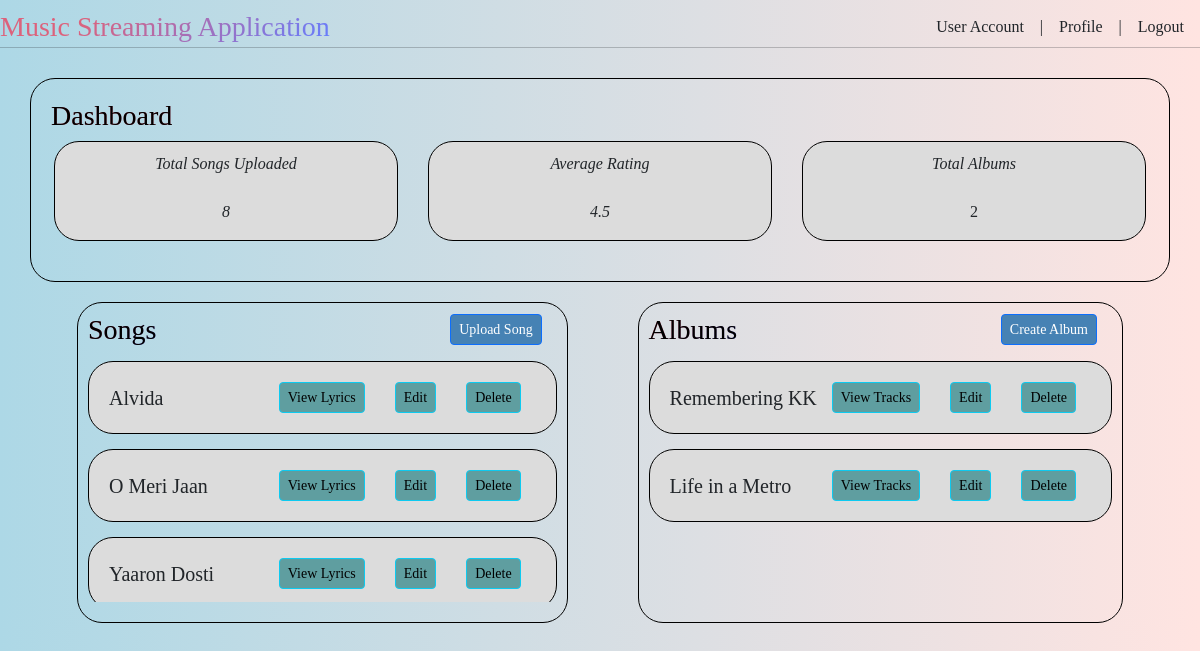
Page /user/creator/dashboard (signed in) on the committed database.
### app.py (models this page shows)
class Songs(db.Model):
    __tablename__ = 'songs'
    id = db.Column(db.Integer, primary_key=True)
    title = db.Column(db.String, nullable=False)
    singer = db.Column(db.String, nullable=False)
    date = db.Column(db.String, nullable=False)
    lyrics = db.Column(db.String, nullable=False)
    genre = db.Column(db.String, nullable=False)
    filename = db.Column(db.String, nullable=False)
    user_id = db.Column(db.Integer, db.ForeignKey('users.id'))
    __table_args__ = (UniqueConstraint('title', 'singer', name='unique_singer_title'),)

class Album(db.Model):
    __tablename__ = 'albums'
    id = db.Column(db.Integer, primary_key=True)
    name = db.Column(db.String, nullable=False, unique=True)
    user_id = db.Column(db.Integer, db.ForeignKey('users.id'), nullable=False)
    songs_in_album = db.relationship('Songs_in_Album', backref='album', lazy=True)

### app.py (the view)
    @app.route('/user/creator/dashboard', methods=['GET'])
    @login_required
    def creator_dash():
        if current_user.blacklisted==False:
            ratings = [rating.rating for rating in current_user.ratings]
            average_ratings = round(sum(ratings) / len(ratings), 2) if ratings else 0
            return render_template('creator_dash.html', average=average_ratings)
        else:
            return redirect(url_for('register_creator'))

### app.py (called while the page is built)
@login_manager.user_loader
def load_user(user_id):
    return Users.query.get(int(user_id))

### templates/creator_dash.html (shortened to what this page needs)
<!DOCTYPE html>
<html lang="en">
  <head>
    <link
      href="https://cdn.jsdelivr.net/npm/bootstrap@5.3.2/dist/css/bootstrap.min.css"
      rel="stylesheet"
    />
    <link rel="stylesheet" href="/static/styles/creator_dash.css" />
  </head>
  <body>
    <div class="header">
      <h3>Music Streaming Application</h3>
      <ul class="nav">
        <li class="nav-item">
          <a class="nav-link" href="{{ url_for('user_dash') }}">User Account</a>
        </li>
        |
        <li class="nav-item">
          <a class="nav-link" href="#">Profile</a>
        </li>
        |
        <li class="nav-item">
          <a class="nav-link" href="{{ url_for('logout') }}">Logout</a>
        </li>
      </ul>
    </div>
    <hr />
    <div class="container">
      <div class="row">
        <div class="box" style="display: unset">
          <div class="heading"><h3 style="text-align: left; -webkit-text-fill-color: black;">Dashboard</h3></div>
          <div class="row" style="padding-top: 8px">
            <div class="col">
              <em>Total Songs Uploaded</em> <br /><br />
              <em><p>{{ current_user.songs|length }}</p></em>
            </div>
            <div class="col">
              <em>Average Rating</em><br /><br />
              <em><p>{{average}}</p></em>
            </div>
            <div class="col">
              <em>Total Albums</em><br /><br />
              <p>{{ current_user.albums|length }}</p>
            </div>
          </div>
        </div>
      </div>
      <div class="row-fluid">
        <div class="col-fluid">
          <div class="box-header">
            <h3 style="text-align: left; -webkit-text-fill-color: black;">Songs</h3>
            <ul class="nav">
              <li class="nav-item">
                <a href="{{ url_for('upload_songs') }}" class="btn btn-primary btn-sm"
                style="background: steelblue">Upload Song</a>
              </li>
            </ul>
          </div>
          <div class="row">
            <div class="overflow-auto">
              {% for song in current_user.songs %}
              <div class="box"
                style="margin-top: 15px; background-color: gainsboro; flex-direction: column;">
                <div class="header">
                  <h5>{{ song.title }}</h5>
                  <ul class="nav">
                    <li class="nav-item">
                      <a href="{{ url_for('song_details', id=song.id) }}" class="btn btn-info btn-sm">View Lyrics</a>
                    </li>
                    <li class="nav-item">
                      <a href="{{ url_for('edit_song', id=song.id) }}" class="btn btn-info btn-sm">Edit</a>
                    </li>
                    <li class="nav-item">
                      <a href="{{ url_for('delete_song', id=song.id) }}" class="btn btn-info btn-sm">Delete</a>
                    </li>
                  </ul>
                </div>
              </div>
              {% endfor %}
            </div>
          </div>
        </div>
        <div class="col-fluid">
          <div class="box-header">
            <h3 style="text-align: left; -webkit-text-fill-color: black;">Albums</h3>
            <ul class="nav">
              <li class="nav-item">
                <a href="{{ url_for('create_album') }}" class="btn btn-primary btn-sm"
                style="background: steelblue">Create Album</a>
              </li>
            </ul>
          </div>
          <div class="row">
            <div class="overflow-auto">
              {% for album in current_user.albums %}
              <div class="box" style="margin-top: 15px; background-color: gainsboro;
              flex-direction: column;">
                <div class="header">
                  <h5>{{ album.name }}</h5>
                  <ul class="nav">
                    <li class="nav-item">
                      <a href="{{ url_for('view_album', id=album.id) }}" class="btn btn-info btn-sm">View Tracks</a>
                    </li>
                    <li class="nav-item">
                      <a href="{{ url_for('edit_album', id=album.id) }}"class="btn btn-info btn-sm">Edit</a>
                    </li>
                    <li class="nav-item">
                      <a href="{{ url_for('delete_album', id=album.id) }}" class="btn btn-info btn-sm" >Delete</a>
                    </li>
                  </ul>
                </div>
              </div>
              {% endfor %}
            </div>
          </div>
        </div>
      </div>
    </div>
  </body>
</html>

### static/styles/creator_dash.css (style rules this page uses)
body { font-family: cursive; background-color: mintcream; background: linear-gradient(to right, lightblue, mistyrose); padding-top: 7px }
.nav-link { color: inherit; text-decoration: none; }
.nav { display: flex; align-items: center; justify-content: flex-end; }
.header { display: flex; justify-content: center; align-items: center; }
h3, h5 { margin:0 auto; text-align:left; margin-left: 0px; }
.box { display: flex; border: 1px solid #000; margin: auto; padding: 20px; text-align: center; border-radius: 25px; margin-top: 10px; }
.box-header { display: flex; justify-content: center; align-items: center; }
.col-fluid { border: 1px solid #000; margin: auto; padding: 10px; text-align: center; border-radius: 25px; padding-bottom: 0px; }
.col { background-color: gainsboro; border: 1px solid #000; margin: auto; padding: 10px; text-align: center; border-radius: 25px; margin-left: 15px; margin-right: 15px; padding-bottom: 0px; }
.btn { margin-left: 15px; margin-right: 15px; background: cadetblue; }
.overflow-auto { height: 32vh; overflow-y: auto; }
hr { margin-top: auto; margin-bottom: 20px; }
.row-fluid { display:flex; }
.row { margin-bottom: 20px; }
h3 { background: -webkit-linear-gradient(315deg,#dc627c 25%,#647eff); background-clip: text; -webkit-background-clip: text; -webkit-text-fill-color: transparent; }

### rows in the picture
Songs: title "Alvida"
Songs: title "O Meri Jaan"
Songs: title "Yaaron Dosti"
Album: name "Remembering KK"
Album: name "Life in a Metro"

### other values in the picture
{{ current_user.songs|length }} "8"
{{ average }} "4.5"
{{ current_user.albums|length }} "2"
